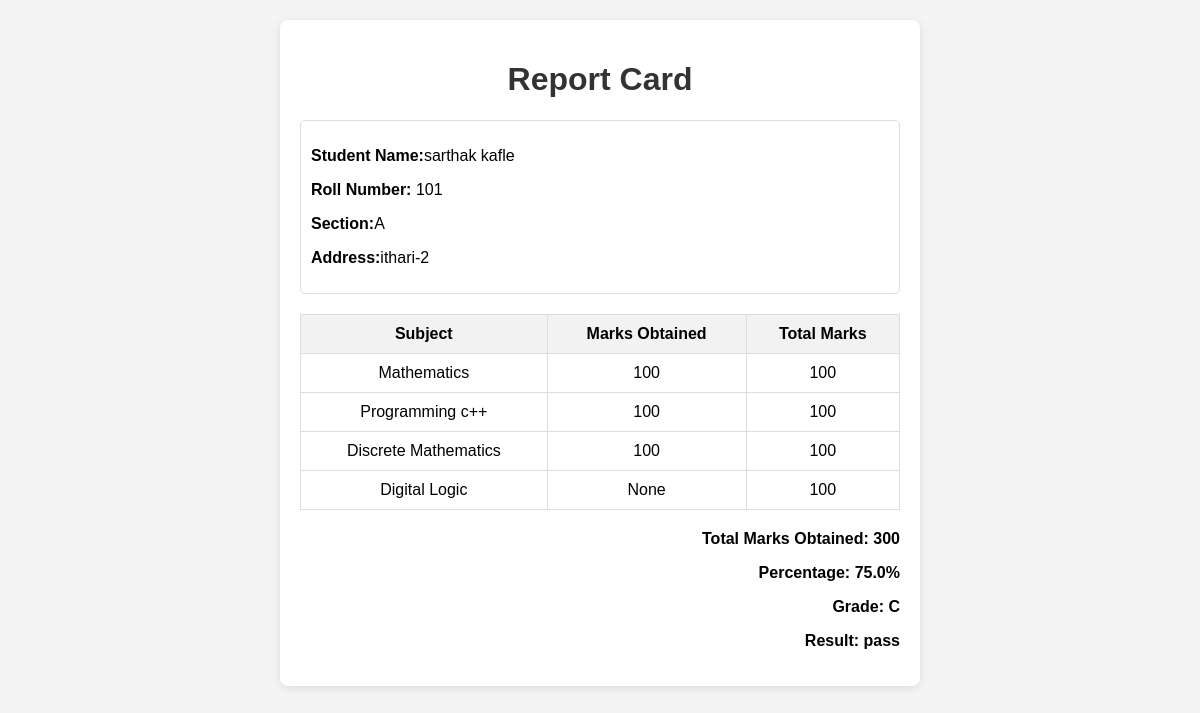
Before: /report_card/0 with the older database file.
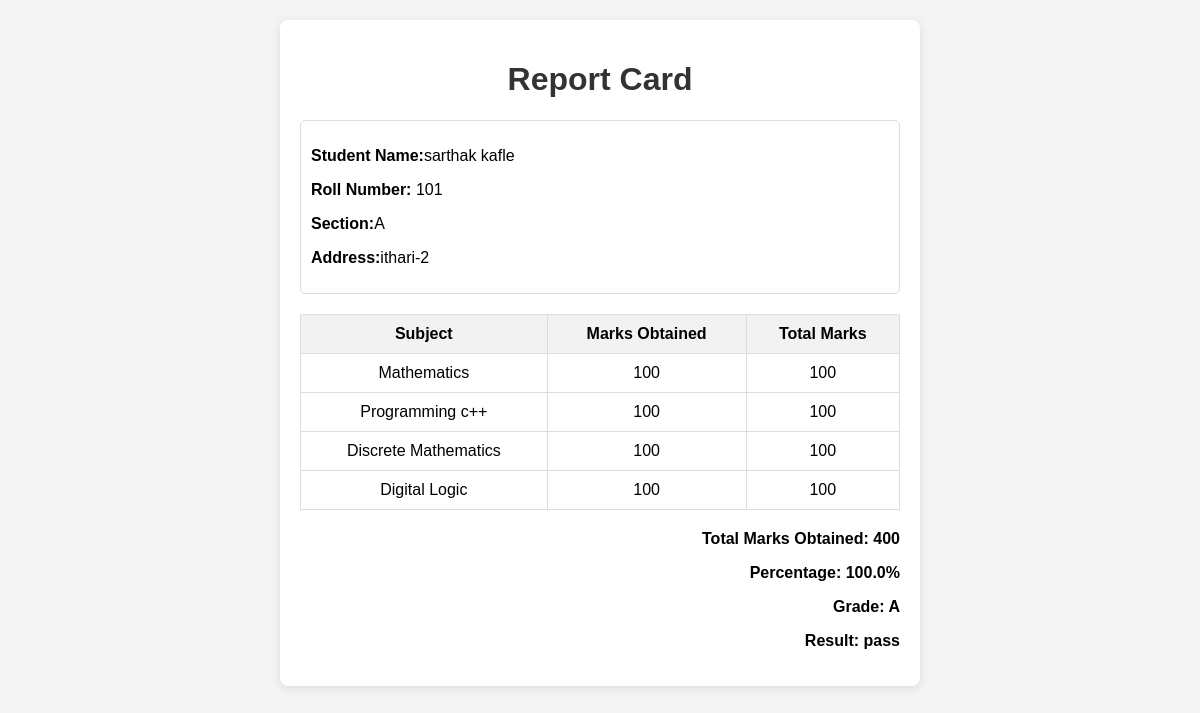
After: the same page with the newer database file.
### home/models.py (models this page shows, shortened)
class student(models.Model):
    student_name=models.CharField(max_length=50)
    student_address=models.CharField(max_length=100)
    student_roll_number=models.IntegerField()
    student_section=models.CharField(max_length=1)
    student_marks_math=models.IntegerField(null=True,blank=True)
    student_marks_Digital_logic=models.IntegerField(null=True,blank=True)
    student_marks_programming=models.IntegerField(null=True,blank=True)
    student_marks_discrete=models.IntegerField(null=True,blank=True)

### home/views.py (the view)
# urls.py: path("report_card/<int:id>",result,name="report_card"),
def result(request,id):
    queryset=get_object_or_404(student,id=id)
    student_marks_Digital_logic=int(queryset.student_marks_Digital_logic) if queryset.student_marks_Digital_logic else 0
    total=(int(queryset.student_marks_math)+student_marks_Digital_logic+
           int(queryset.student_marks_discrete)+int(queryset.student_marks_programming))
    max_numb=400
    percentage=(total/max_numb)*100
    if percentage >= 90:
        Grade = "A"
    elif percentage >= 80:
        Grade = "B"
    elif percentage >= 70:
        Grade = "C"
    elif percentage >= 60:
        Grade = "D"
    else:
        Grade = "F"
    if percentage<40:
        result="fail"
    else:
        result="pass"
    queryset=student.objects.get(id=id)
    context={"student":queryset,"total":total,"max_numb":max_numb,
             "percentage":percentage,"result":result,"Grade":Grade}
    return render(request, "report_card.html", context)

### home/templates/report_card.html (shortened to what this page needs)
<!DOCTYPE html>
<html lang="en">
<head>
    {%load static%}
    <link rel="stylesheet" href="{% static 'report_card.css' %}">
</head>
<body>
    <div class="report-card">
        <h1>Report Card</h1>
        <div class="student-info">
            <p><strong>Student Name:</strong>{{student.student_name}}</p>
            <p><strong>Roll Number:</strong> {{student.student_roll_number}}</p>
            <p><strong>Section:</strong>{{student.student_section}}</p>
            <p><strong>Address:</strong>{{student.student_address}}</p>
        </div>
        <table>
            <thead>
                <tr>
                    <th>Subject</th>
                    <th>Marks Obtained</th>
                    <th>Total Marks</th>
                </tr>
            </thead>
            <tbody>
                <tr>
                    <td>Mathematics</td>
                    <td>{{student.student_marks_math}}</td>
                    <td>100</td>
                </tr>
                <tr>
                    <td>Programming c++</td>
                    <td> {{student.student_marks_programming}}</td>
                    <td>100</td>
                </tr>
                <tr>
                    <td>Discrete Mathematics</td>
                    <td>{{student.student_marks_discrete}}</td>
                    <td>100</td>
                </tr>
                <tr>
                    <td>Digital Logic</td>
                    <td>{{student.student_marks_Digital_logic}}</td>
                    <td>100</td>
                </tr>
            </tbody>
        </table>
        <div class="footer">
            <p><strong>Total Marks Obtained: </strong>{{total}} </p>
            <p><strong>Percentage: </strong> {{percentage}}%</p>
            <p><strong>Grade: </strong>{{Grade}}</p>
            <p><strong>Result: </strong>{{result}}</p>
        </div>
    </div>
</body>
</html>

Changed rows visible on the page:
changed student "sarthak kafle": student_marks_Digital_logic "None" → "100"
Other visible differences:
{{ total }}: "300" → "400"
{{ percentage }}: "75.0" → "100.0"
{{ Grade }}: "C" → "A"
